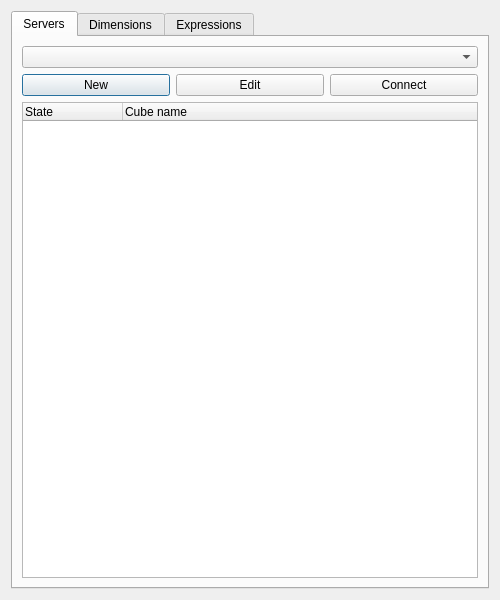
<?xml version="1.0" encoding="UTF-8"?>
<ui version="4.0">
  <class>SDMXPluginDialog</class>
  <widget class="QDialog" name="SDMXDialog">
    <property name="geometry">
      <rect>
        <x>0</x>
        <y>0</y>
        <width>500</width>
        <height>600</height>
      </rect>
    </property>
    <property name="sizePolicy">
      <sizepolicy hsizetype="Expanding" vsizetype="Maximum">
        <horstretch>0</horstretch>
        <verstretch>0</verstretch>
      </sizepolicy>
    </property>
    <property name="windowTitle">
      <string>SDMX Query</string>
    </property>

    <layout class="QVBoxLayout" name="verticalLayout">
      <item>

        <widget class="QTabWidget" name="tabWidget">
          <property name="currentIndex">
            <number>0</number>
          </property>

          <widget class="QWidget" name="tabConnections">
            <attribute name="title">
              <string>Servers</string>
            </attribute>
            <layout class="QGridLayout" name="gridLayout">
              <item row="0" column="0" colspan="3">
                <widget class="QComboBox" name="cmbConnections" />
              </item>
              <item row="1" column="0">
                <widget class="QPushButton" name="btnNew">
                  <property name="text">
                    <string>New</string>
                  </property>
                </widget>
              </item>
              <item row="1" column="1">
                <widget class="QPushButton" name="btnEdit">
                  <property name="text">
                    <string>Edit</string>
                  </property>
                </widget>
              </item>
              <item row="1" column="2">
                <widget class="QPushButton" name="btnConnect">
                  <property name="text">
                    <string>Connect</string>
                  </property>
                </widget>
              </item>
              <item row="2" column="0" colspan="3">
                <widget class="QTreeWidget" name="treeCubes">
                  <property name="toolTip">
                    <string>Click to select the cube</string>
                  </property>
                  <property name="editTriggers">
                    <set>QAbstractItemView::NoEditTriggers</set>
                  </property>
                  <property name="alternatingRowColors">
                    <bool>true</bool>
                  </property>
                  <property name="rootIsDecorated">
                    <bool>false</bool>
                  </property>
                  <property name="itemsExpandable">
                    <bool>false</bool>
                  </property>
                  <property name="sortingEnabled">
                    <bool>False</bool>
                  </property>
                  <property name="allColumnsShowFocus">
                    <bool>true</bool>
                  </property>
                  <attribute name="headerStretchLastSection">
                    <bool>true</bool>
                  </attribute>
                  <column>
                    <property name="text">
                      <string>State</string>
                    </property>
                  </column>
                  <column>
                    <property name="text">
                      <string>Cube name</string>
                    </property>
                  </column>
                </widget>
              </item>
            </layout>
          </widget>

          <widget class="QWidget" name="tabDimensions">
            <attribute name="title">
              <string>Dimensions</string>
            </attribute>
            <layout class="QGridLayout" name="gridLayout">
              <item row="2" column="0" colspan="3">
                <widget class="QTreeWidget" name="treeDimensions">
                  <property name="toolTip">
                    <string>Click to select the member</string>
                  </property>
                  <property name="editTriggers">
                    <set>QAbstractItemView::NoEditTriggers</set>
                  </property>
                  <property name="alternatingRowColors">
                    <bool>true</bool>
                  </property>
                  <property name="rootIsDecorated">
                    <bool>false</bool>
                  </property>
                  <property name="itemsExpandable">
                    <bool>true</bool>
                  </property>
                  <property name="sortingEnabled">
                    <bool>False</bool>
                  </property>
                  <property name="allColumnsShowFocus">
                    <bool>true</bool>
                  </property>
                  <attribute name="headerStretchLastSection">
                    <bool>true</bool>
                  </attribute>
                  <column>
                    <property name="text">
                      <string>State</string>
                    </property>
                  </column>
                  <column>
                    <property name="text">
                      <string>Dimension</string>
                    </property>
                  </column>
                  <column>
                    <property name="text">
                      <string>Member</string>
                    </property>
                  </column>
                </widget>
              </item>
            </layout>
          </widget>

          <widget class="QWidget" name="tabExpressions">
            <attribute name="title">
              <string>Expressions</string>
            </attribute>
            <layout class="QGridLayout" name="gridLayout">
              <item row="1" column="1" colSpan="1">
                <widget class="QLabel" name="label_2">
                  <property name="text">
                    <string>WFS</string>
                  </property>
                </widget>
              </item>
              <item row="1" column="2" colSpan="3">
                <widget class="QTextEdit" name="wfsExpr"
                  readOnly="true" />
              </item>
              <item row="2" column="1" colSpan="1">
                <widget class="QLabel" name="label_3">
                  <property name="text">
                    <string>SQL-like</string>
                  </property>
                </widget>
              </item>
              <item row="2" column="2" colSpan="3">
                <widget class="QTextEdit" name="sqlExpr"
                  readOnly="true" />
              </item>
            </layout>
          </widget>
        </widget>

      </item>
    </layout>
  </widget>

  <resources />

  <connections>
    <connection>
      <sender>btnNew</sender>
      <signal>clicked()</signal>
      <receiver>SDMXPluginDialog</receiver>
      <slot>newConnection()</slot>
    </connection>
    <connection>
      <sender>btnConnect</sender>
      <signal>clicked()</signal>
      <receiver>SDMXPluginDialog</receiver>
      <slot>connect()</slot>
    </connection>
    <connection>
      <sender>treeCubes</sender>
      <signal>itemClicked(QTreeWidgetItem*, int)</signal>
      <receiver>SDMXPluginDialog</receiver>
      <slot>cubeItemSelected()</slot>
    </connection>
    <connection>
      <sender>treeDimensions</sender>
      <signal>itemClicked(QTreeWidgetItem*, int)</signal>
      <receiver>SDMXPluginDialog</receiver>
      <slot>dimItemSelected()</slot>
    </connection>
    <connection>
      <sender>tabWidget</sender>
      <signal>currentChanged(int)</signal>
      <receiver>SDMXPluginDialog</receiver>
      <slot>exprShown()</slot>
    </connection>
  </connections>

</ui>
